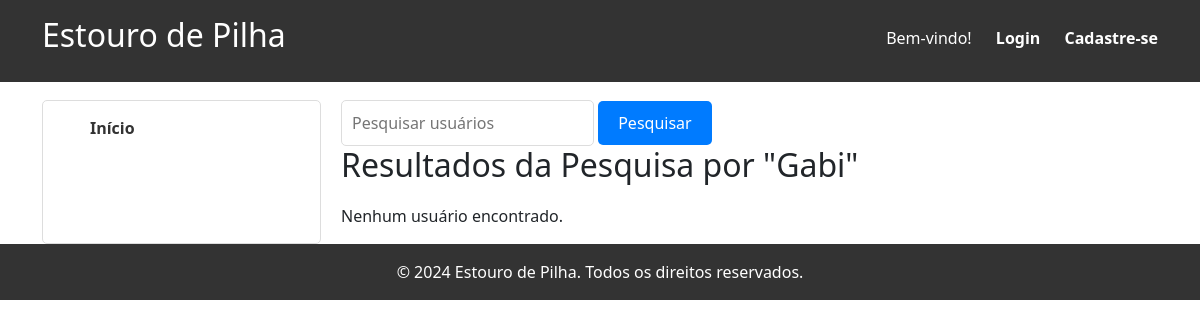
/pesquisa_usuario.php?pesquisa=Gabi, run on an earlier commit of the app's database.
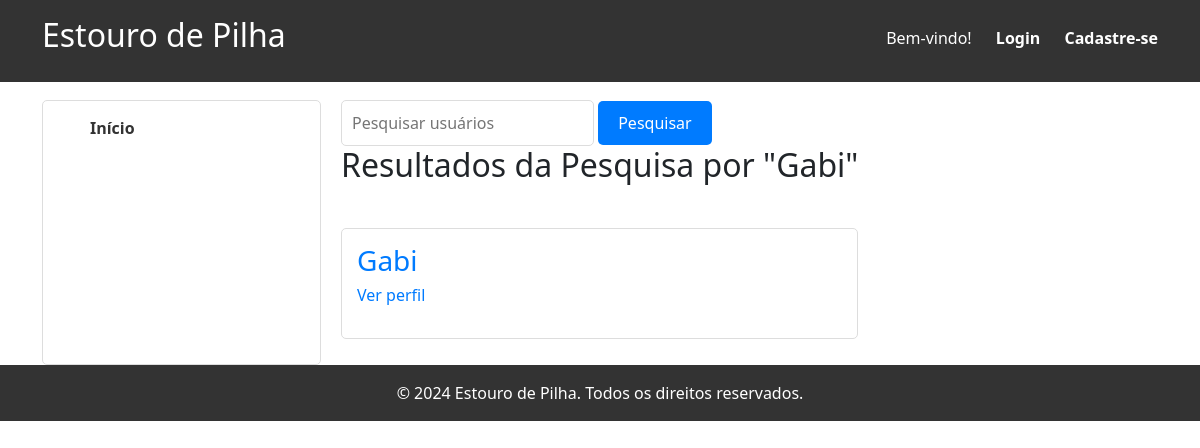
And on a later commit of the database.
### tables this page shows
CREATE TABLE IF NOT EXISTS db_usr (
  usr_id INT NOT NULL AUTO_INCREMENT,
  usr_name VARCHAR(20) NOT NULL,
  usr_password VARCHAR(255) NOT NULL,
  PRIMARY KEY (usr_id)
);

### pesquisa_usuario.php (the view, shortened to what this page needs)
<?php
    $logged_in = $_SESSION['logged_in'] ?? false;
    $usr = $_SESSION['usr'] ?? '';
    require_once 'banco.php';
    $usuarios_encontrados = [];
    if (isset($_GET['pesquisa'])) {
        $termo_pesquisa = $_GET['pesquisa'];
        $stmt = $banco->prepare("SELECT usr_id, usr_name FROM db_usr WHERE usr_name LIKE ?");
        $termo_pesquisa = '%' . $termo_pesquisa . '%';
        $stmt->bind_param("s", $termo_pesquisa);
        $stmt->execute();
        $result = $stmt->get_result();
        while ($row = $result->fetch_object()) {
            $usuarios_encontrados[] = $row;
        }
        if (empty($usuarios_encontrados)) {
            $mensagem_pesquisa = "Nenhum usuário encontrado.";
        }
    }
?>
<!DOCTYPE html>
<html lang="en">
<head>
    <link rel="stylesheet" href="estilos.css">
    <link href="https://cdn.jsdelivr.net/npm/bootstrap@5.3.3/dist/css/bootstrap.min.css" rel="stylesheet">
</head>
<body>
    <header>
        <div class="container">
            <h1>Estouro de Pilha</h1>
            <nav>
                <ul>
                    <?php if ($logged_in): ?>
                        <li>Olá, <?php echo htmlspecialchars($usr); ?>!</li>
                        <li><a href="logout.php">Logout</a></li>
                    <?php else: ?>
                        <li>Bem-vindo!</li>
                        <li><a href="login.php">Login</a></li>
                        <li><a href="register.php">Cadastre-se</a></li>
                    <?php endif; ?>
                </ul>
            </nav>
        </div>
    </header>
    <main class="container">
        <aside class="sidebar">
            <ul>
                <li><a href="index.php">Início</a></li>
            </ul>
        </aside>
        <section class="pesquisa-usuario">
            <form action="" method="GET" class="search-form">
                <input type="text" name="pesquisa" placeholder="Pesquisar usuários">
                <button type="submit">Pesquisar</button> <br>
            </form>
            <?php if (isset($termo_pesquisa)): ?>
                <h2>Resultados da Pesquisa por "<?php echo htmlspecialchars($_GET['pesquisa']); ?>"</h2>
                <?php if (!empty($usuarios_encontrados)): ?>
                    <ul class="search-results">
                        <?php foreach ($usuarios_encontrados as $usuario): ?> <br>
                            <li>
                                <h3><?php echo htmlspecialchars($usuario->usr_name); ?></h3>
                                <p><a href="perfil_usuario.php?usr_id=<?php echo $usuario->usr_id; ?>">Ver perfil</a></p>
                            </li>
                        <?php endforeach; ?>
                    </ul>
                <?php else: ?>
                    <p><?php echo htmlspecialchars($mensagem_pesquisa); ?></p>
            <?php endif; ?>
            <?php endif; ?>
        </section>
    </main>
    <footer>
        <div class="container">
            <p>&copy; 2024 Estouro de Pilha. Todos os direitos reservados.</p>
        </div>
    </footer>
</body>
</html>

What changed in the data, as far as the page shows it:
added db_usr: usr_name "Gabi"
Also different on the page:
$mensagem_pesquisa: "Nenhum usuário encontrado." → (not shown)
